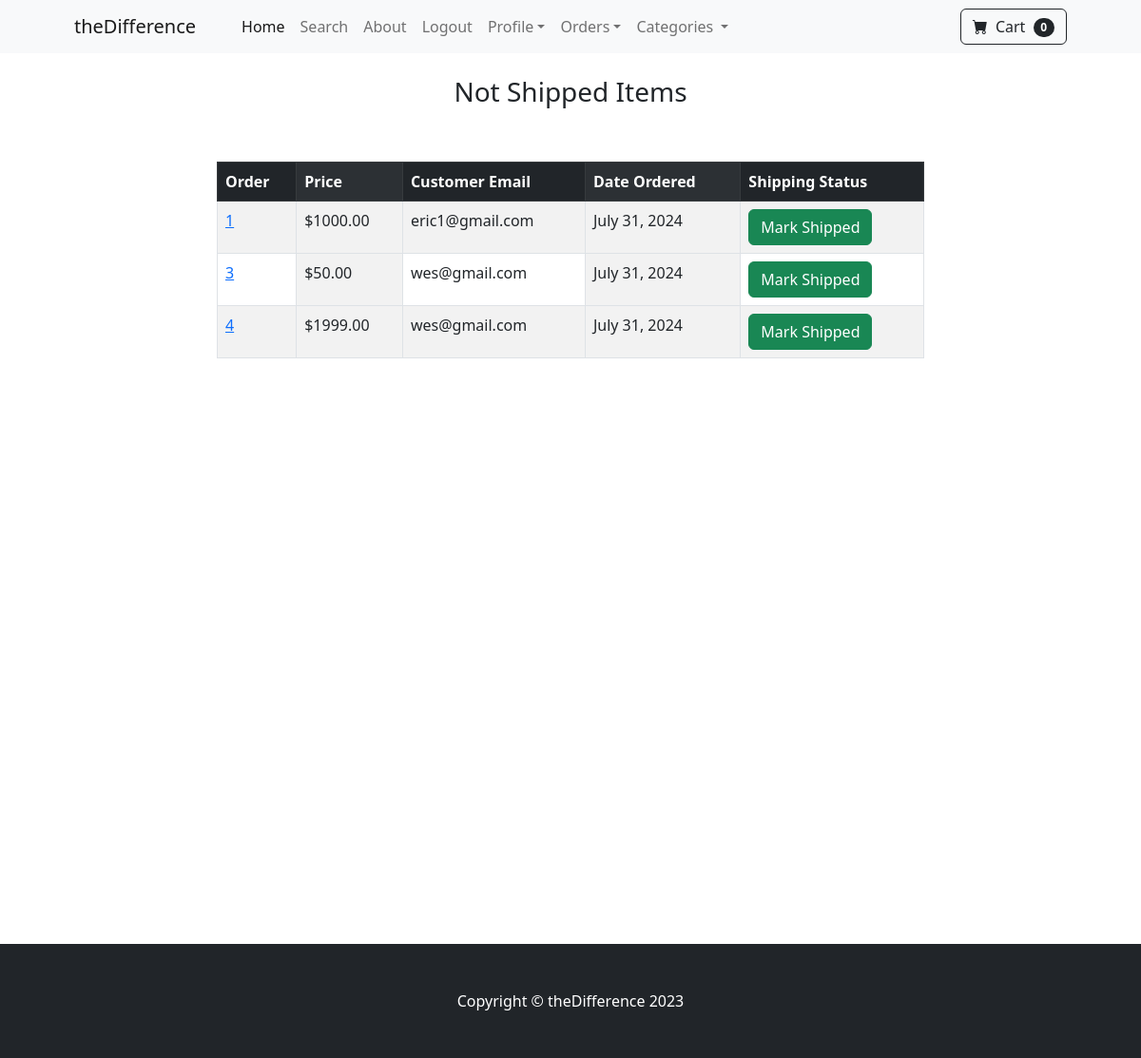
Before: /payment/not_shipped_dash (signed in) with the older database file.
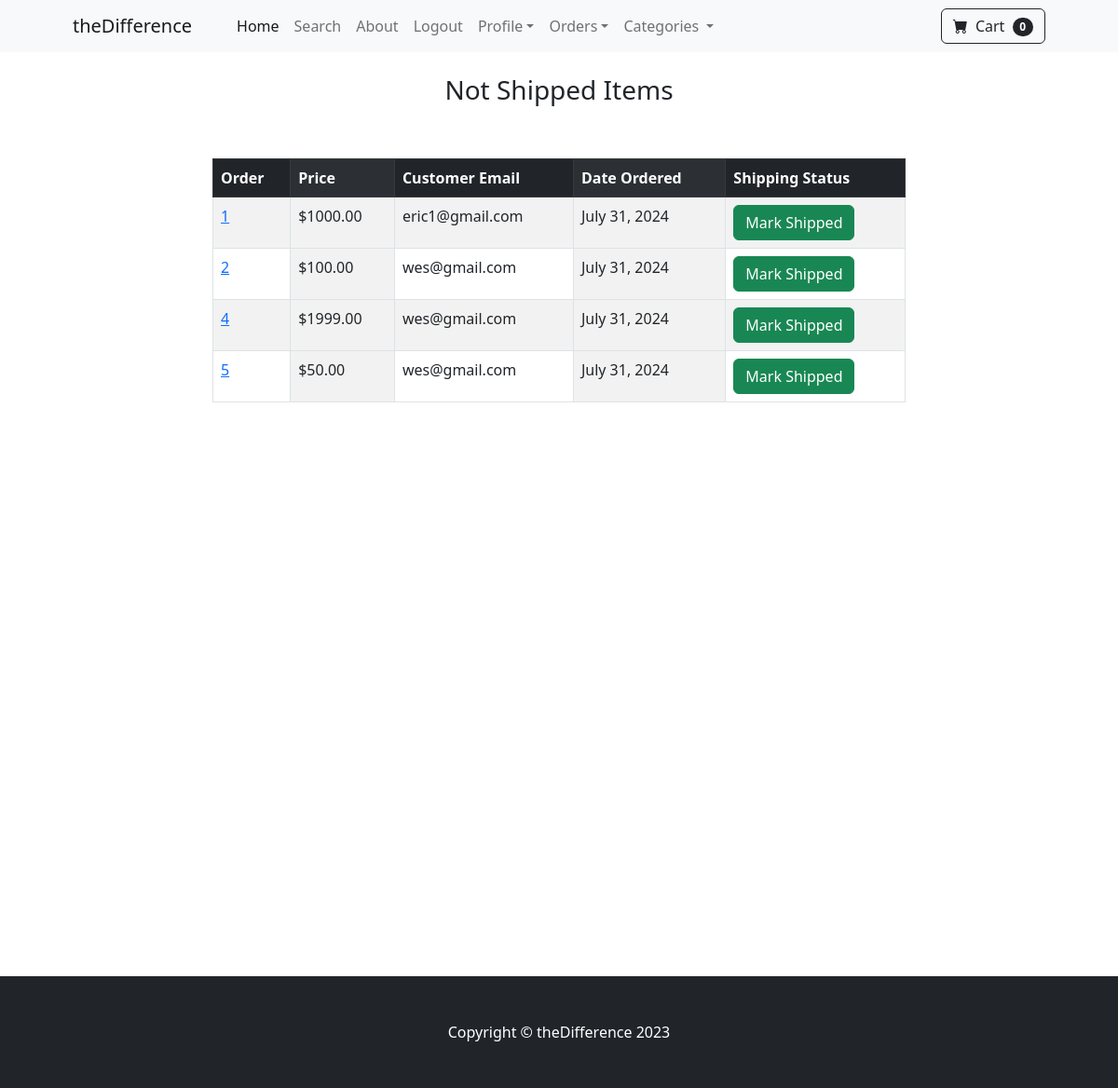
After: the same page with the newer database file.
### payment/models.py (models this page shows, shortened)
class Order(models.Model):
    user = models.ForeignKey(User, on_delete=models.CASCADE, null=True, blank=True)
    full_name = models.CharField(max_length=255)
    email = models.EmailField(max_length=255)
    shipping_address = models.TextField(max_length=15000)
    amount_paid = models.DecimalField(max_digits=7, decimal_places=2)
    date_ordered = models.DateField(auto_now_add=True)
    shipped = models.BooleanField(default=False)
    date_shipped = models.DateTimeField(blank=True, null=True)

### payment/views.py (the view, shortened to what this page needs)
# urls.py: path("not_shipped_dash", views.not_shipped_dash, name="not_shipped_dash"),
def not_shipped_dash(request):
    if request.user.is_authenticated and request.user.is_superuser:
        orders = Order.objects.filter(shipped=False)
        return render(
            request,
            "payment/not_shipped_dash.html",
            {"orders": orders},
        )
    else:
        messages.success(request, "Access Denied!")
        return redirect("home")

### cart/cart.py (called while the page is built)
    def __len__(self):
        return len(self.cart)

### cart/context_processors.py (called while the page is built)
def cart(request):
    return{'cart':Cart(request)}

### store/context_processors.py (called while the page is built)
def categories_processor(request):
    categories = Category.objects.all()
    return {"categories": categories}

### payment/templates/payment/not_shipped_dash.html (shortened to what this page needs)
{% extends 'base.html' %} {% block content %}
<br/>
<div class="container">
  <div class="row">
    <center>
      <div class="col-8">
       <h3>Not Shipped Items</h3>
       <br/><br/>
       <table class="table table-striped table-striped-columns table-hover table-bordered" >
        <thead class="table-dark">
          <tr>
            <th scope="col">Order</th>
            <th scope="col">Price</th>
            <th scope="col">Customer Email</th>
            <th scope="col">Date Ordered</th>
            <th scope="col">Shipping Status</th>
          </tr>
        </thead>
        <tbody>
{% for item in orders  %}
          <tr>
            <td><a href="{% url 'orders' item.id %}">{{item.id}}</a></td>
            <td>${{item.amount_paid}}</td>
            <td>{{ item.email }}</td>
            <td>{{ item.date_ordered }}</td>
            <td>
<form method="POST">
  <button type="submit" class="btn btn-success btn-small">Mark Shipped</button>
</form>
            </td>
          </tr>
 {% endfor %}
        </tbody>
      </table>
      </div>
    </center>
  </div>
</div>
<br/><br/><br/><br/><br/><br/><br/><br/><br/><br/><br/><br/><br/><br/><br/><br/><br/><br/><br/><br/><br/><br/><br/><br/><br/>
{% endblock %}

Changed rows visible on the page:
no longer on this page (row edited): Order: id "3", amount_paid "50.00", email "wes@gmail.com", date_ordered "July 31, 2024"
now on this page (row edited): Order: id "2", amount_paid "100.00", email "wes@gmail.com", date_ordered "July 31, 2024"
now on this page (row edited): Order: id "5", amount_paid "50.00", email "wes@gmail.com", date_ordered "July 31, 2024"
